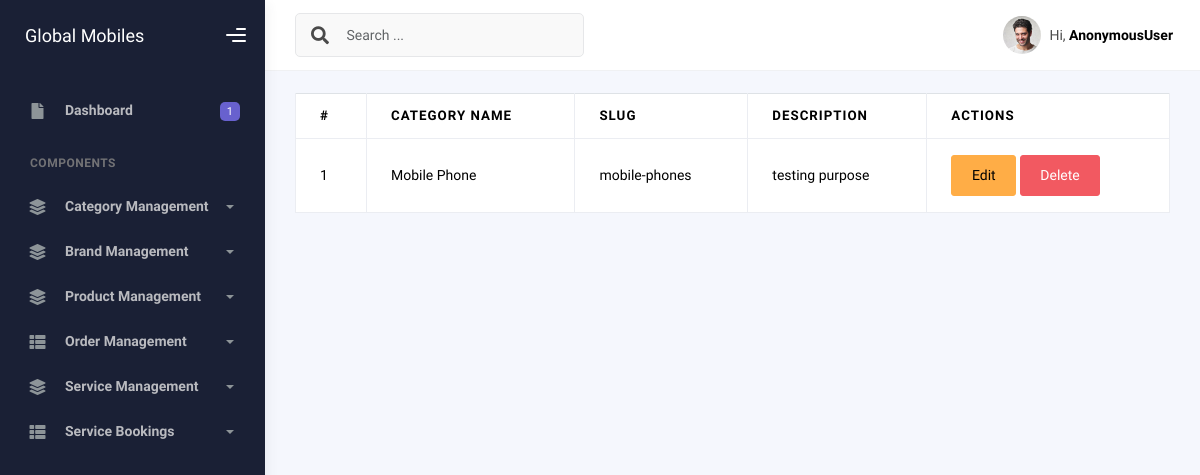
Before: /manage_category/ with the older database file.
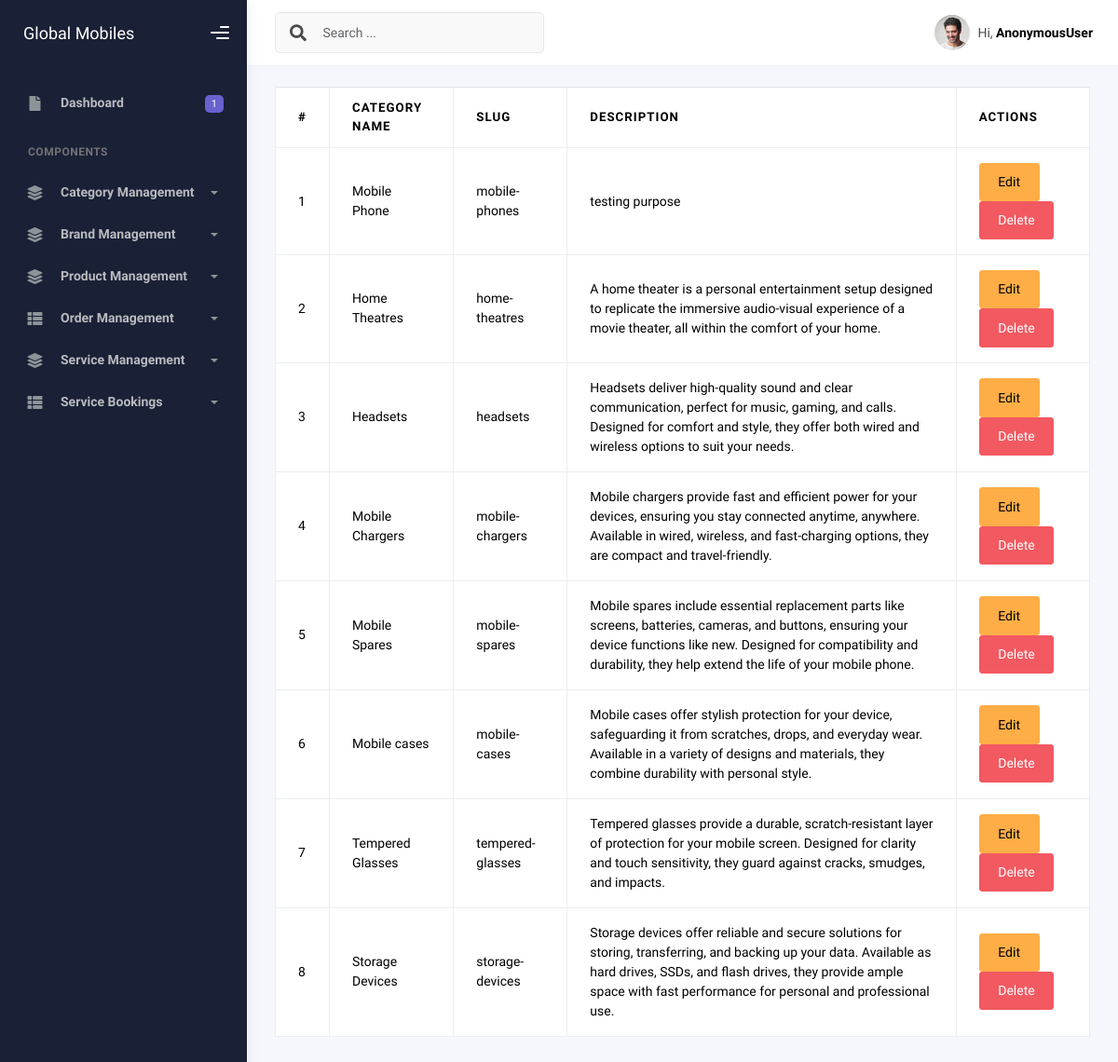
After: the same page with the newer database file.
### Global_App/models.py (models this page shows, shortened)
class Category(models.Model):
    name = models.CharField(max_length=255, unique=True)
    slug = models.SlugField(unique=True)
    description = models.TextField(blank=True, null=True)
    created_at = models.DateTimeField(auto_now_add=True)
    updated_at = models.DateTimeField(auto_now=True)

### Global_App/views.py (the view)
# urls.py: path("manage_category/",views.manage_category,name="manage_category"),
def manage_category(request):
    data=Category.objects.all()
    return render(request,"manage_category.html",{"data":data})

### templates/manage_category.html (shortened to what this page needs)
<!DOCTYPE html>
<html lang="en">
<head>
</head>
<body>
{% include 'admin_nav.html' %}
<table class="table table-bordered">
    <thead>
        <tr>
            <th>#</th>
            <th>Category Name</th>
            <th>Slug</th>
            <th>Description</th>
            <th>Actions</th>
        </tr>
    </thead>
    <tbody>
        {% for category in data %}
        <tr>
            <td>{{ forloop.counter }}</td>
            <td>{{ category.name }}</td>
            <td>{{ category.slug }}</td>
            <td>{{ category.description }}</td>
            <td>
                <a href="/edit_category/{{category.id}}" class="btn btn-warning">Edit</a>
                <a href="/delete_category/{{category.id}}" class="btn btn-danger">Delete</a>
            </td>
        </tr>
        {% empty %}
        <tr>
            <td colspan="5" class="text-center">No categories available</td>
        </tr>
        {% endfor %}
    </tbody>
</table>
</body>
</html>

Changed rows visible on the page:
added Category: name "Home Theatres", slug "home-theatres", description "A home theater is a personal entertainment setup designed to replicate the immersive audio-visual experience of a movie theater, all within the comfort of your home."
added Category: name "Headsets", slug "headsets", description "Headsets deliver high-quality sound and clear communication, perfect for music, gaming, and calls. Designed for comfort and style, they offer both wired and wireless options to suit your needs."
added Category: name "Mobile Chargers", slug "mobile-chargers", description "Mobile chargers provide fast and efficient power for your devices, ensuring you stay connected anytime, anywhere. Available in wired, wireless, and fast-charging options, they are compact and travel-friendly."
added Category: name "Mobile Spares", slug "mobile-spares", description "Mobile spares include essential replacement parts like screens, batteries, cameras, and buttons, ensuring your device functions like new. Designed for compatibility and durability, they help extend the life of your mobile phone."
added Category: name "Mobile cases", slug "mobile-cases", description "Mobile cases offer stylish protection for your device, safeguarding it from scratches, drops, and everyday wear. Available in a variety of designs and materials, they combine durability with personal style."
added Category: name "Tempered Glasses", slug "tempered-glasses", description "Tempered glasses provide a durable, scratch-resistant layer of protection for your mobile screen. Designed for clarity and touch sensitivity, they guard against cracks, smudges, and impacts."
added Category: name "Storage Devices", slug "storage-devices", description "Storage devices offer reliable and secure solutions for storing, transferring, and backing up your data. Available as hard drives, SSDs, and flash drives, they provide ample space with fast performance for personal and professional use."
